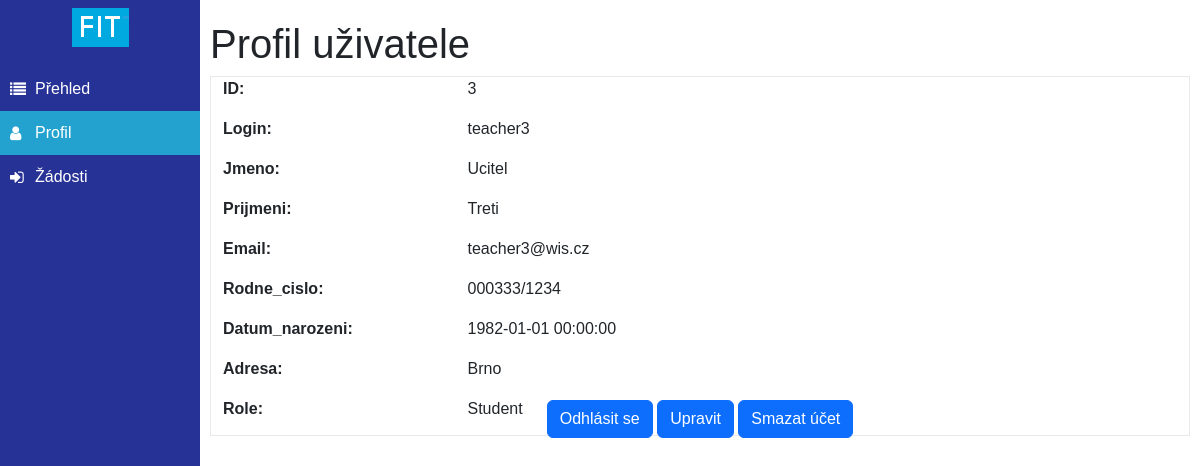
The app's page /pages/profile.php (signed in) with its own data.
### tables this page shows
CREATE TABLE IF NOT EXISTS `uzivatel` (
  `ID` INT NOT NULL AUTO_INCREMENT,
  `login` VARCHAR(45) NULL,
  `heslo` VARCHAR(80) NULL,
  `rodne_cislo` VARCHAR(45) NULL,
  `jmeno` VARCHAR(45) NULL,
  `prijmeni` VARCHAR(45) NULL,
  `datum_narozeni` DATETIME NULL,
  `adresa` VARCHAR(45) NULL,
  `email` VARCHAR(45) NULL,
  `role` INT NULL,
  PRIMARY KEY (`ID`));

### data/repository_factory.php (called while the page is built)
<?php
require_once 'repository.php';
class RepositoryFactory
{
    public static function create(): Repository
    {
        return new Repository('localhost', 'root', '', 'mydb');
    }
}

### services/profile_service.php (called while the page is built, shortened)
<?php
require_once __DIR__ . '/../data/repository_factory.php';
class ProfileService
{
    private Repository $repository;
    public function __construct()
    {
        $this->repository = RepositoryFactory::create();
    }
    public function getUserDetail(): array
    {
        $user = $this->repository->getOneById('Uzivatel', ['ID', 'login', 'jmeno', 'prijmeni', 'email', 'rodne_cislo', 'datum_narozeni', 'adresa', 'role'], $_SESSION['user_id']);
        return $user;
    }
}

### data/repository.php (called while the page is built, shortened)
<?php
class Repository
{
    private $conn;
    function __construct($servername, $username, $password, $dbname)
    {
        $this->conn = new mysqli($servername, $username, $password, $dbname) or die("Connection failed: " . mysqli_connect_error());
    }
    private function getSelectorString(array $selector) : string
    {
        $ret_str = "";
        foreach ($selector as $value) {
            $ret_str = $ret_str . '`' . $value . '`, ';
        }
        $ret_str = rtrim($ret_str, ", ");
        return $ret_str;
    }
    function getOneById(string $table, array $selector, int $id) : array
    {
        $sql = "SELECT " . $this->getSelectorString($selector) . " FROM $table WHERE ID=$id";
        $result = $this->conn->query($sql);
        if ($result->num_rows > 0) {
            return $result->fetch_assoc();
        } else {
            return [];
        }
    }
}

### services/permission_service.php (called while the page is built, shortened)
<?php
require_once __DIR__ . '/../data/repository_factory.php';
class PermissionService
{
    public static function intToPermissionLevel(int $level): PermissionLevel
    {
        return match ($level) {
            PermissionLevel::ADMIN->value => PermissionLevel::ADMIN,
            PermissionLevel::STUDENT->value => PermissionLevel::STUDENT,
            PermissionLevel::LECTOR->value => PermissionLevel::LECTOR,
            PermissionLevel::GARANT->value => PermissionLevel::GARANT,
            default => PermissionLevel::GUEST,
        };
    }
    public static function permissionLevelToString(PermissionLevel $level): string
    {
        return match ($level) {
            PermissionLevel::GUEST => 'Guest',
            PermissionLevel::ADMIN => 'Admin',
            PermissionLevel::STUDENT => 'Student',
            PermissionLevel::LECTOR => 'Lektor',
            PermissionLevel::GARANT => 'Garant',
            PermissionLevel::ANY => 'Any',
        };
    }
}

### pages/profile.php (the view, shortened to what this page needs)
<?php
    require_once('../common/common.php');
    require_once('../services/profile_service.php');
    require_once('../services/permission_service.php');
    $profileService = new ProfileService();
    $userDetails = $profileService->getUserDetail();
?>
<body>
    <div class="wrapper d-flex">
        <header>
            <?php include __DIR__ . '/menu.php'; ?>
        </header>
        <main>
            <div class="container profile d-flex flex-column h-50">
                <h1>Profil uživatele</h1>
                <div class="container details">
                    <?php foreach ($userDetails as $key => $value) { ?>
                        <div class="row mb-3">
                            <div class="col-sm-3">
                                <strong><?php echo htmlspecialchars(ucfirst($key)); ?>:</strong>
                            </div>
                            <div class="col-sm-9">
                                <?php if ($key == 'role') {
                                    echo htmlspecialchars(PermissionService::permissionLevelToString(PermissionService::intToPermissionLevel($value)));
                                } else {
                                    echo htmlspecialchars($value);
                                } ?>
                            </div>
                        </div>
                    <?php } ?>
                </div>
            </div>
            <div class="container text-center">
                <a href="actions/logout_action.php" class="btn btn-primary">Odhlásit se</a>
                <a href="profile_edit.php?id=<?php echo urlencode($userDetails['ID']); ?>" class="btn btn-primary">Upravit</a>
                <a href="actions/delete_user_action.php" class="btn btn-primary">Smazat účet</a>
            </div>
        </main>
    </div>
</body>
</html>

### assets/css/main.css (style rules this page uses)
:root { --color-primary: rgb(39, 50, 150); --color-secondary: rgb(36, 162, 207); --color-gray: rgb(233, 233, 233); }
* { margin: 0; padding: 0; font-size: 16px; }
header { height: 100vh; width: 200px; background-color: var(--color-primary); position: static; }
.wrapper { min-height: 100vh; }
body { box-sizing: border-box; font-family: Arial, Helvetica, sans-serif; font-weight: 400; height: 100vh; }
main { flex: 1; }

### assets/css/profile.css (style rules this page uses)
.profile { padding: 20px 10px; }
.details { width: 100%; height: 100%; border: 1px solid var(--color-gray); }

### records on screen
uzivatel: ID "3", login "teacher3", jmeno "Ucitel", prijmeni "Treti", email "teacher3@wis.cz", rodne_cislo "000333/1234", datum_narozeni "1982-01-01 00:00:00", adresa "Brno", role "Student"

### other values on screen
$key "ID"
$key "Login"
$key "Jmeno"
$key "Prijmeni"
$key "Email"
$key "Rodne_cislo"
$key "Datum_narozeni"
$key "Adresa"
$key "Role"
